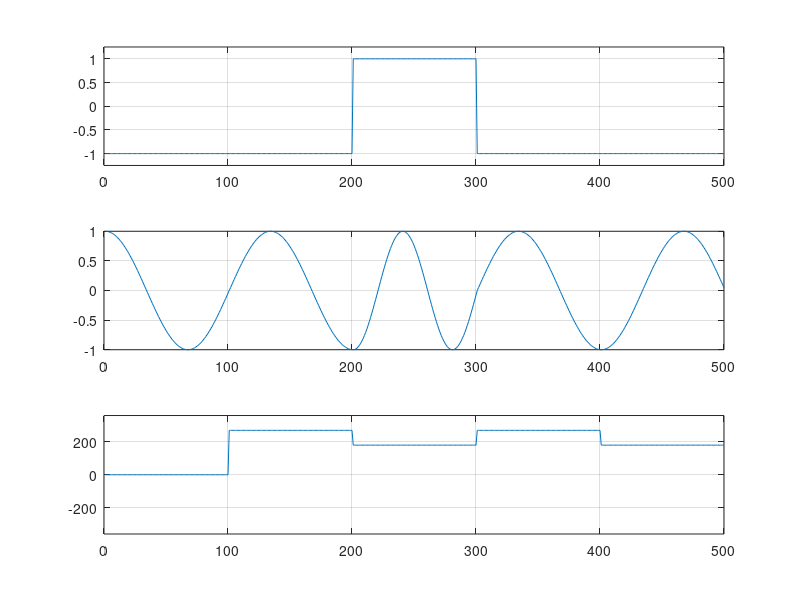

The MATLAB script that drew this image:
#!/opt/local/bin/octave
clear all
close all

N=5;
#number of bits

bits = rand(1,N) > 0.5;
#binary 0's and 1's

#disp(bits);
##show the binary 0's and 1's

fs = 100;
#sampling rate. 1/fs is our sampling interval.

fc = 1;
#center frequency of fm carrier signal?

T = 1; 
#T is the end of the sampling interval. 

ts = [0:1/fs:T];
#Create an array of sample times.
#ts is an array from 1 to T with 1/fs steps.

#disp("ts is:");
#disp(ts);

ts = ts(1:end-1);
#Modify the ts array to remove final sample time.
#This causes it to end cleanly at one sample time before T.


tsR = kron(ones(1,N),ts);
#kron = obtain the Kronecker product of two or more matrices.
#ones(1,N) makes a 1xN matrix of all ones.
#ts is the list of sampling times which includes T at end.
#We have created a matrix where there are N ts rows.
#Each bit in bits gets a row of sampling times of its own.


math_bits = 2*bits-1; 
#converts 0's to -1 and 1's to 1

#disp(math_bits);

#generate the two frequencies corresponding to 0 and 1
# 0 is fc - 1/4T
# 1 is fc + 1/4T

fm = math_bits/(4*T);
#Divide the math_bits (the -1's and 1's) by 4*T.


#disp("fm is math_bits/(4*T):");
#disp(fm);


fmR = kron(fm,ones(1,fs));
#fm is 1 by N matrix of the frequencies associated with 0's and 1's. 
#ones(1,fs) is a 1 by fs matrix of all 1's. e.g. 100 ones.
#The Kronecker product is a 1 by fs*N matrix!
#each bit is represented by its associated frequency for fs entries.
#Matrix ends when all N bits are represented fs times each. 

#disp("fs is");
#disp(fs);
#disp("ones(1,fs) is");

#disp(ones(1,fs));
#disp("kron(fm,ones(1,fs)) is");
#disp(kron(fm,ones(1,fs)));



#generating the phase
theta = pi/2*filter([0 1],[1 -1],math_bits);

#filter(b, a, x) is
# sum from k = 0 to N of a(k+1)*y(n-k) = sum k = 0 to M of b(k+1)*x(n-k)
# for 1<=n<=length(x)
# N is length of a, minus 1. Therefore, 1 here.
# M is length of b, minus 1. Therefore, 1 here. 


# b = [0 1]
# a = [1 -1]
# x = math_bits [whatever 1s and -1s we came up with]
# for 1 <= n <= length of math_bits, which is N in our model. 
# let’s say we will only have math_bits of length 3.
# x = [1,0,1]
# By the principle of superposition, 
# the response y[n] of a discrete-time LTI system 
# is the sum of the responses to the individual 
# shifted impulses making up the input signal x[n]

# sum from k = 0 to 1 of [0 1](k+1)*y(n-k) is equal to 
# sum k = 0 to 1 of [1 -1](k+1)*x(n-k)
#
# k=0: n=0:  [0 1]*y(0)  =  [1 -1]*x(0)
# k=0: n=1:  [0 1]*y(1)  =  [1 -1]*x(1)
# k=0: n=2:  [0 1]*y(2)  =  [1 -1]*x(2)
# k=1: n=0:  [0 1]*y(-1) =  [1 -1]*x(-1)
# k=1: n=1:  [0 1]*y(0)  =  [1 -1]*x(0)
# k=1: n=2:  [0 1]*y(1)  =  [1 -1]*x(1)


thetaR = kron(theta,ones(1,fs));
#repeating?

xt = cos(2*pi*(fc+fmR).*tsR + thetaR);

#plotting here
subplot(3,1,1),plot(kron(math_bits, ones(1,fs)));
axis([0 N*fs -1.25 1.25]);grid on
subplot(3,1,2), plot(xt);
axis([0 N*fs -1 1]);grid on

subplot(3,1,3),plot(kron(mod(theta*180/pi,360),ones(1,fs)));
axis([0 N*fs -360 360]);grid on




frequency = 10;
timeperiod = 1/frequency;
amplitude = 1;
dcoffset = 0;

t = 0:0.01:2*timeperiod;
out = dcoffset+amplitude*cos(2*pi*frequency*t);

#x = -10:0.1:10;
#subplot (4,1,4), plot (x, sin (x));



















